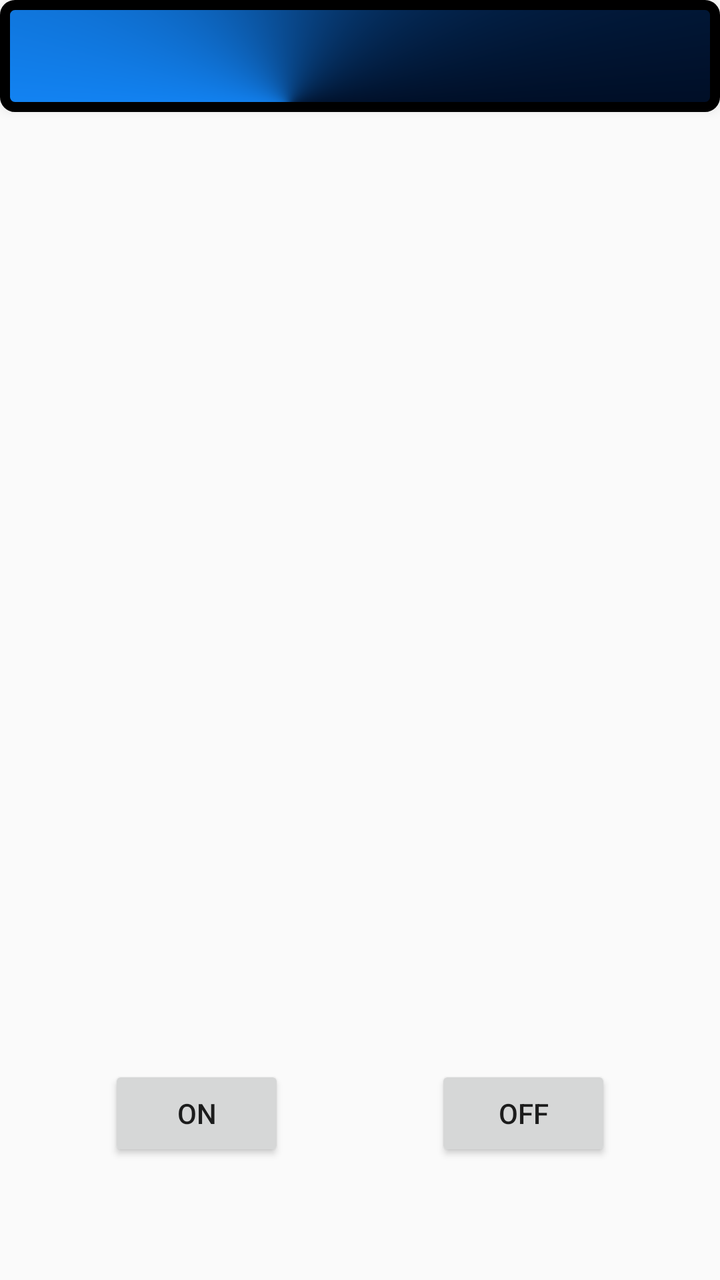
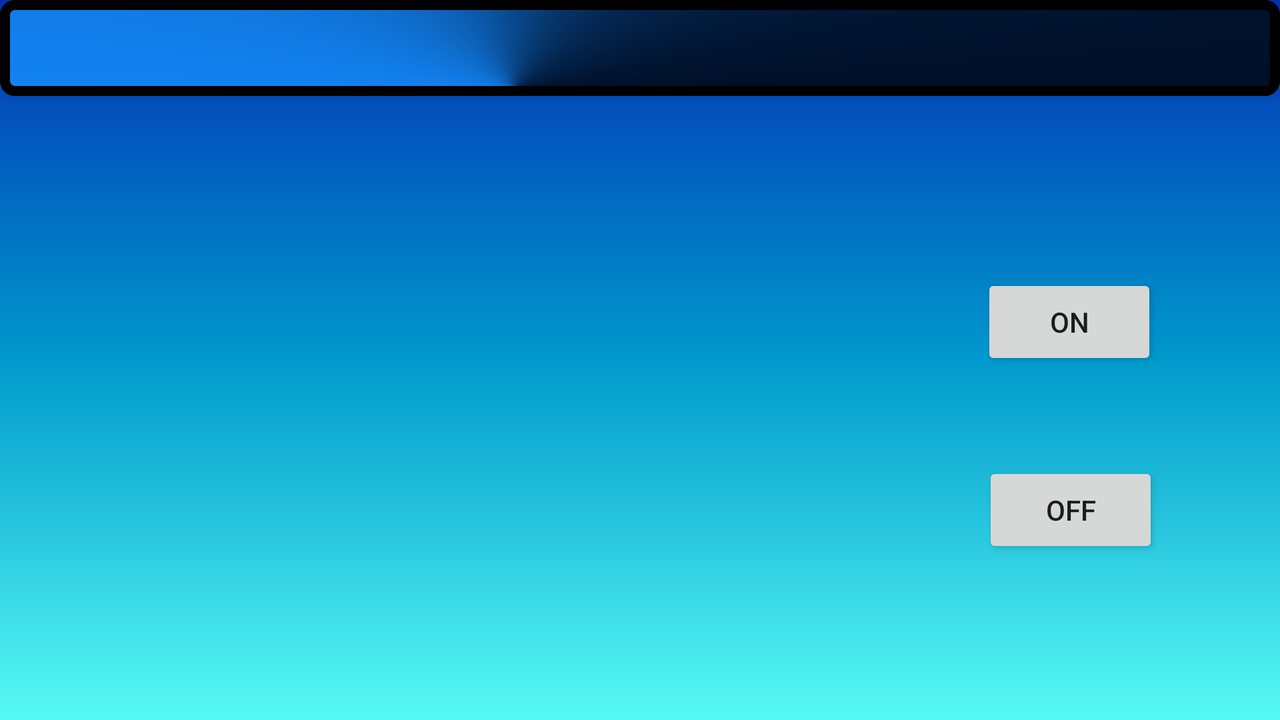

One screen, two layout resources from the same app: the default and the repository's alternative for another configuration. Each is rendered where Android would select it; the XML of both is given below.
<!-- AndroidManifest.xml: application theme AppTheme -->
<!-- res/layout/activity_led_cupboard.xml -->
<?xml version="1.0" encoding="utf-8"?>
<androidx.constraintlayout.widget.ConstraintLayout xmlns:android="http://schemas.android.com/apk/res/android"
    xmlns:app="http://schemas.android.com/apk/res-auto"
    xmlns:tools="http://schemas.android.com/tools"
    android:layout_width="match_parent"
    android:layout_height="match_parent"
    android:background="@mipmap/dark_background"
    tools:context=".LedCupboard">

    <ImageView
        android:id="@+id/colour_pick"
        android:layout_width="0dp"
        android:layout_height="0dp"
        android:contentDescription="@string/image_desc_colours"
        android:src="@mipmap/colour_pick_background"
        app:layout_constraintBottom_toBottomOf="parent"
        app:layout_constraintEnd_toEndOf="parent"
        app:layout_constraintStart_toStartOf="parent"
        app:layout_constraintTop_toBottomOf="@+id/toolbar"
        tools:ignore="MissingConstraints" />

    <include
        android:id="@+id/toolbar"
        layout="@layout/toolbar"
        tools:layout_editor_absoluteX="-52dp"
        tools:layout_editor_absoluteY="270dp" />

    <Button
        android:id="@+id/cupboard_on"
        android:layout_width="wrap_content"
        android:layout_height="wrap_content"
        android:text="@string/on"
        app:layout_constraintBottom_toBottomOf="parent"
        app:layout_constraintEnd_toEndOf="parent"
        app:layout_constraintHorizontal_bias="0.2"
        app:layout_constraintStart_toStartOf="parent"
        app:layout_constraintTop_toTopOf="parent"
        app:layout_constraintVertical_bias="0.90" />

    <Button
        android:id="@+id/cupboard_off"
        android:layout_width="wrap_content"
        android:layout_height="wrap_content"
        android:text="@string/off"
        app:layout_constraintBottom_toBottomOf="parent"
        app:layout_constraintEnd_toEndOf="parent"
        app:layout_constraintHorizontal_bias="0.8"
        app:layout_constraintStart_toStartOf="parent"
        app:layout_constraintTop_toTopOf="parent"
        app:layout_constraintVertical_bias="0.9" />

</androidx.constraintlayout.widget.ConstraintLayout>
<!-- res/layout/toolbar.xml (included above) -->
<?xml version="1.0" encoding="utf-8"?>
<androidx.appcompat.widget.Toolbar xmlns:android="http://schemas.android.com/apk/res/android"
    xmlns:app="http://schemas.android.com/apk/res-auto"
    android:layout_width="match_parent"
    android:layout_height="wrap_content"
    android:background="@drawable/toolbar_background"
    android:elevation="4dp" />
<!-- resources referenced by this layout -->
<resources>
  <!-- drawable toolbar_background (drawable) -->
  <?xml version="1.0" encoding="utf-8"?>
  <shape xmlns:android="http://schemas.android.com/apk/res/android" android:shape="rectangle" >
      <corners
          android:topLeftRadius="5dp"
          android:topRightRadius="5dp"
          android:bottomLeftRadius="5dp"
          android:bottomRightRadius="5dp"
          />
      <gradient
          android:angle="330"
          android:centerX="40%"
          android:centerY="100%"
          android:centerColor="#ff1283f3"
          android:startColor="#ff8799ac"
          android:endColor="#ff000e26"
          android:type="sweep"
          />
      <padding
          android:left="0dp"
          android:top="0dp"
          android:right="0dp"
          android:bottom="0dp"
          />
      <stroke
          android:width="5dp"
          android:color="#ff000000"
          />
  </shape>
  <string name="image_desc_colours">Contains multiple colours u can pick</string>
  <string name="off">Off</string>
  <string name="on">On</string>
  <style name="AppTheme" parent="Theme.AppCompat.Light.NoActionBar">
          
          <item name="colorPrimary">@color/colorPrimary</item>
          <item name="colorPrimaryDark">@color/colorPrimaryDark</item>
          <item name="colorAccent">@color/colorAccent</item>
      </style>
  <color name="colorPrimary">#6200EE</color>
  <color name="colorPrimaryDark">#3700B3</color>
  <color name="colorAccent">#03DAC5</color>
</resources>
<!-- res/layout-land/activity_led_cupboard.xml (the repository's variant of the layout above) -->
<!-- drawn on the phone turned sideways -->
<?xml version="1.0" encoding="utf-8"?>
<androidx.constraintlayout.widget.ConstraintLayout xmlns:android="http://schemas.android.com/apk/res/android"
    xmlns:app="http://schemas.android.com/apk/res-auto"
    xmlns:tools="http://schemas.android.com/tools"
    android:layout_width="match_parent"
    android:layout_height="match_parent"
    android:background="@drawable/gradient_2"
    tools:context=".LedCupboard">

    <ImageView
        android:id="@+id/colour_pick"
        android:layout_width="399dp"
        android:layout_height="325dp"
        android:contentDescription="@string/image_desc_colours"
        android:src="@mipmap/colour_pick_background"
        app:layout_constraintBottom_toBottomOf="parent"
        app:layout_constraintEnd_toEndOf="parent"
        app:layout_constraintHorizontal_bias="0.193"
        app:layout_constraintStart_toStartOf="parent"
        app:layout_constraintTop_toTopOf="parent"
        app:layout_constraintVertical_bias="1.0"
        tools:ignore="MissingConstraints" />

    <include
        android:id="@+id/toolbar"
        layout="@layout/toolbar"
        tools:layout_editor_absoluteX="-52dp"
        tools:layout_editor_absoluteY="270dp" />

    <Button
        android:id="@+id/cupboard_on"
        android:layout_width="wrap_content"
        android:layout_height="wrap_content"
        android:text="@string/on"
        app:layout_constraintBottom_toBottomOf="parent"
        app:layout_constraintEnd_toEndOf="parent"
        app:layout_constraintHorizontal_bias="0.889"
        app:layout_constraintStart_toStartOf="parent"
        app:layout_constraintTop_toTopOf="parent"
        app:layout_constraintVertical_bias="0.439" />

    <Button
        android:id="@+id/cupboard_off"
        android:layout_width="wrap_content"
        android:layout_height="wrap_content"
        android:text="@string/off"
        app:layout_constraintBottom_toBottomOf="parent"
        app:layout_constraintEnd_toEndOf="parent"
        app:layout_constraintHorizontal_bias="0.89"
        app:layout_constraintStart_toStartOf="parent"
        app:layout_constraintTop_toTopOf="parent"
        app:layout_constraintVertical_bias="0.74" />

</androidx.constraintlayout.widget.ConstraintLayout>
<!-- resources referenced by the variant -->
<!-- as the phone turned sideways resolves them -->
<resources>
  <!-- drawable gradient_2 (drawable) -->
  <?xml version="1.0" encoding="utf-8"?>
  <shape xmlns:android="http://schemas.android.com/apk/res/android">
      <gradient
          android:endColor="#0431B4"
          android:startColor="#58FAF4"
          android:angle="90"
          android:centerColor="@color/light_blue"
          />
  
  </shape>
  <!-- drawable toolbar_background (drawable) -->
  <?xml version="1.0" encoding="utf-8"?>
  <shape xmlns:android="http://schemas.android.com/apk/res/android" android:shape="rectangle" >
      <corners
          android:topLeftRadius="5dp"
          android:topRightRadius="5dp"
          android:bottomLeftRadius="5dp"
          android:bottomRightRadius="5dp"
          />
      <gradient
          android:angle="330"
          android:centerX="40%"
          android:centerY="100%"
          android:centerColor="#ff1283f3"
          android:startColor="#ff8799ac"
          android:endColor="#ff000e26"
          android:type="sweep"
          />
      <padding
          android:left="0dp"
          android:top="0dp"
          android:right="0dp"
          android:bottom="0dp"
          />
      <stroke
          android:width="5dp"
          android:color="#ff000000"
          />
  </shape>
  <string name="image_desc_colours">Contains multiple colours u can pick</string>
  <string name="off">Off</string>
  <string name="on">On</string>
  <style name="AppTheme" parent="Theme.AppCompat.Light.NoActionBar">
          
          <item name="colorPrimary">@color/colorPrimary</item>
          <item name="colorPrimaryDark">@color/colorPrimaryDark</item>
          <item name="colorAccent">@color/colorAccent</item>
      </style>
  <color name="light_blue">#0099cc</color>
  <color name="colorPrimary">#6200EE</color>
  <color name="colorPrimaryDark">#3700B3</color>
  <color name="colorAccent">#03DAC5</color>
</resources>
